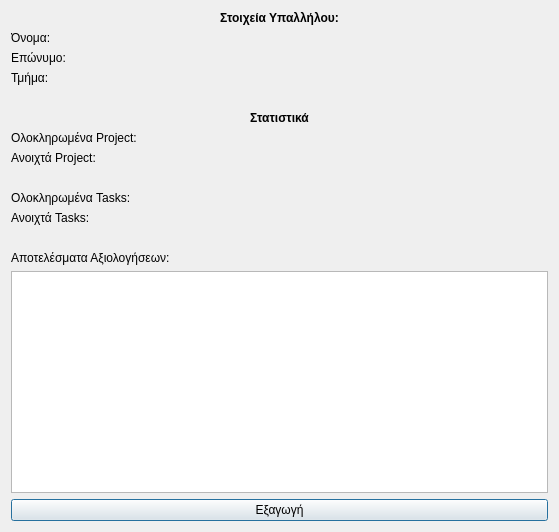
<?xml version="1.0" encoding="UTF-8"?>
<ui version="4.0">
 <class>Dialog</class>
 <widget class="QDialog" name="Dialog">
  <property name="geometry">
   <rect>
    <x>0</x>
    <y>0</y>
    <width>559</width>
    <height>532</height>
   </rect>
  </property>
  <property name="windowTitle">
   <string>Dialog</string>
  </property>
  <layout class="QGridLayout" name="gridLayout">
   <item row="10" column="1">
    <widget class="QLabel" name="assignedTasksLabel">
     <property name="text">
      <string>Ανοιχτά Tasks:</string>
     </property>
    </widget>
   </item>
   <item row="3" column="1">
    <widget class="QLabel" name="employeeDepartmentLabel">
     <property name="text">
      <string>Τμήμα:</string>
     </property>
    </widget>
   </item>
   <item row="7" column="1">
    <widget class="QLabel" name="assignedProjectsLabel">
     <property name="text">
      <string>Ανοιχτά Project:</string>
     </property>
     <property name="alignment">
      <set>Qt::AlignmentFlag::AlignLeading|Qt::AlignmentFlag::AlignLeft|Qt::AlignmentFlag::AlignVCenter</set>
     </property>
    </widget>
   </item>
   <item row="5" column="1">
    <widget class="QLabel" name="statistiscsLabel">
     <property name="text">
      <string>&lt;html&gt;&lt;head/&gt;&lt;body&gt;&lt;p&gt;&lt;span style=&quot; font-weight:700;&quot;&gt;Στατιστικά&lt;/span&gt;&lt;/p&gt;&lt;/body&gt;&lt;/html&gt;</string>
     </property>
     <property name="alignment">
      <set>Qt::AlignmentFlag::AlignCenter</set>
     </property>
    </widget>
   </item>
   <item row="13" column="1">
    <widget class="QTableView" name="evaluationResultsTable"/>
   </item>
   <item row="6" column="1">
    <widget class="QLabel" name="completedProjectsLabel">
     <property name="autoFillBackground">
      <bool>false</bool>
     </property>
     <property name="text">
      <string>Ολοκληρωμένα Project:</string>
     </property>
     <property name="alignment">
      <set>Qt::AlignmentFlag::AlignLeading|Qt::AlignmentFlag::AlignLeft|Qt::AlignmentFlag::AlignVCenter</set>
     </property>
    </widget>
   </item>
   <item row="14" column="1">
    <widget class="QPushButton" name="exportButton">
     <property name="text">
      <string>Εξαγωγή</string>
     </property>
    </widget>
   </item>
   <item row="4" column="1">
    <spacer name="horizontalSpacer">
     <property name="orientation">
      <enum>Qt::Orientation::Horizontal</enum>
     </property>
     <property name="sizeHint" stdset="0">
      <size>
       <width>40</width>
       <height>20</height>
      </size>
     </property>
    </spacer>
   </item>
   <item row="2" column="1">
    <widget class="QLabel" name="employeeLastNameLabel">
     <property name="text">
      <string>Επώνυμο:</string>
     </property>
    </widget>
   </item>
   <item row="8" column="1">
    <spacer name="horizontalSpacer_4">
     <property name="orientation">
      <enum>Qt::Orientation::Horizontal</enum>
     </property>
     <property name="sizeHint" stdset="0">
      <size>
       <width>40</width>
       <height>20</height>
      </size>
     </property>
    </spacer>
   </item>
   <item row="0" column="1">
    <widget class="QLabel" name="employeeDetailsLabel">
     <property name="text">
      <string>&lt;html&gt;&lt;head/&gt;&lt;body&gt;&lt;p&gt;&lt;span style=&quot; font-weight:700;&quot;&gt;Στοιχεία Υπαλλήλου:&lt;/span&gt;&lt;/p&gt;&lt;/body&gt;&lt;/html&gt;</string>
     </property>
     <property name="alignment">
      <set>Qt::AlignmentFlag::AlignCenter</set>
     </property>
    </widget>
   </item>
   <item row="11" column="1">
    <spacer name="horizontalSpacer_3">
     <property name="orientation">
      <enum>Qt::Orientation::Horizontal</enum>
     </property>
     <property name="sizeHint" stdset="0">
      <size>
       <width>40</width>
       <height>20</height>
      </size>
     </property>
    </spacer>
   </item>
   <item row="1" column="1">
    <widget class="QLabel" name="employeeFirstNameLabel">
     <property name="text">
      <string>Όνομα:</string>
     </property>
    </widget>
   </item>
   <item row="12" column="1">
    <widget class="QLabel" name="evaluationResultsLabel">
     <property name="text">
      <string>Αποτελέσματα Αξιολογήσεων:</string>
     </property>
     <property name="alignment">
      <set>Qt::AlignmentFlag::AlignLeading|Qt::AlignmentFlag::AlignLeft|Qt::AlignmentFlag::AlignVCenter</set>
     </property>
    </widget>
   </item>
   <item row="9" column="1">
    <widget class="QLabel" name="completedTasksLabel">
     <property name="text">
      <string>Ολοκληρωμένα Tasks:</string>
     </property>
    </widget>
   </item>
  </layout>
 </widget>
 <resources/>
 <connections/>
</ui>
